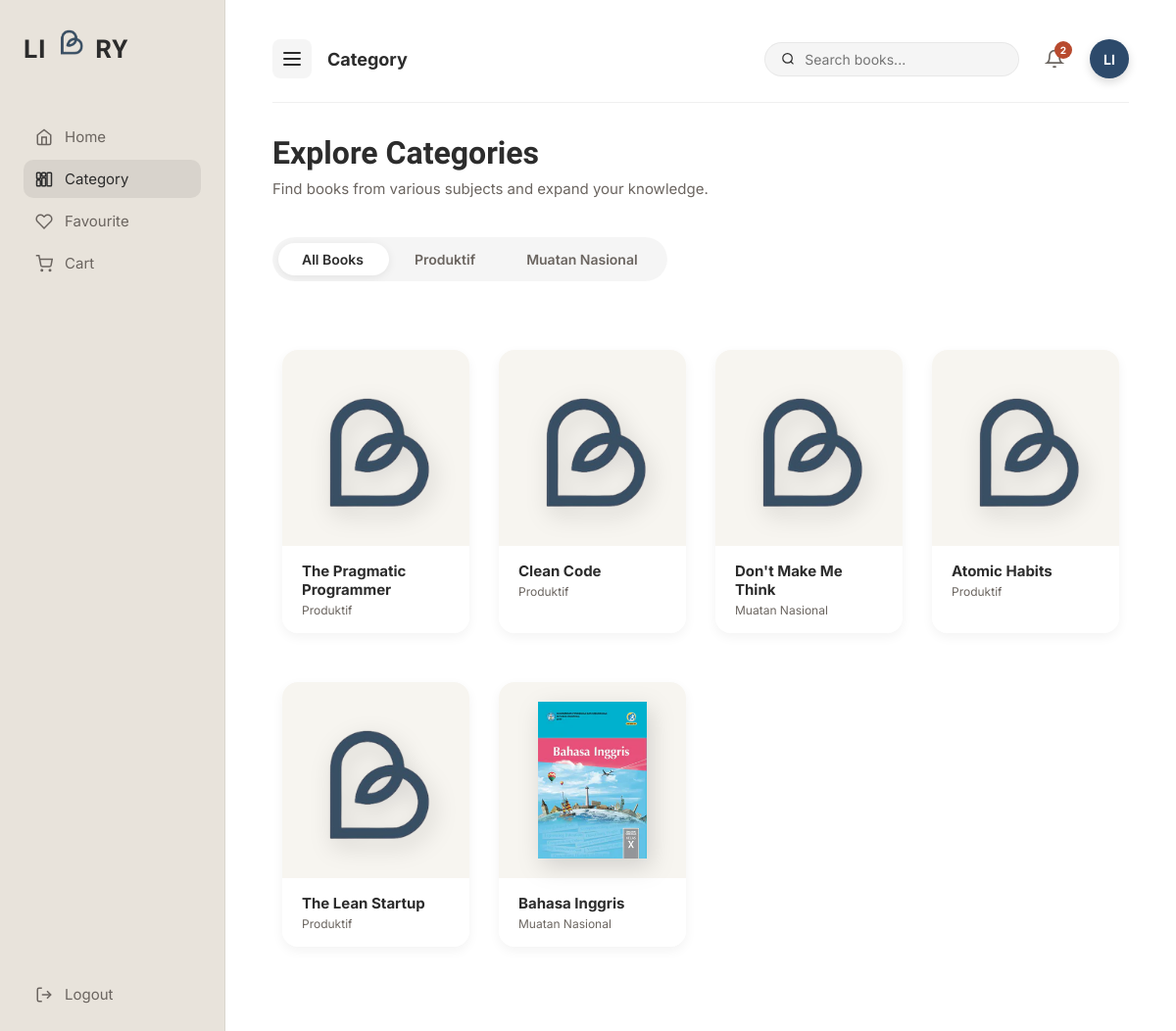
Page /page/shop.php (signed in) on the committed database.
### tables this page shows
CREATE TABLE IF NOT EXISTS `categories` (
  `id` int(11) NOT NULL AUTO_INCREMENT,
  `name` varchar(100) NOT NULL,
  PRIMARY KEY (`id`)
);

CREATE TABLE IF NOT EXISTS `books` (
  `id` int(11) NOT NULL AUTO_INCREMENT,
  `title` varchar(255) NOT NULL,
  `author` varchar(100) NOT NULL,
  `description` text DEFAULT NULL,
  `price` decimal(10,2) NOT NULL DEFAULT 0.00,
  `cover_image` varchar(255) DEFAULT 'logo.png',
  `content` longtext DEFAULT NULL,
  `publisher` varchar(150) DEFAULT NULL,
  `publication_date` date DEFAULT NULL,
  `category_id` int(11) DEFAULT NULL,
  `created_at` timestamp NOT NULL DEFAULT current_timestamp(),
  PRIMARY KEY (`id`),
  KEY `category_id` (`category_id`),
  CONSTRAINT `fk_book_category` FOREIGN KEY (`category_id`) REFERENCES `categories` (`id`) ON DELETE SET NULL
);

### page/shop.php (the view, shortened to what this page needs)
<?php
$books = [];
$categories = [];
$cat_map = [];
if (file_exists('../config/koneksi.php')) {
    require_once '../config/koneksi.php';
    if (isset($conn) && !$conn->connect_error) {
        $cat_res = $conn->query("SELECT * FROM categories");
        if ($cat_res) {
            while($c = $cat_res->fetch_assoc()) {
                $categories[] = $c;
                $cat_map[$c['id']] = $c['name'];
            }
        }
        $result = $conn->query("SELECT * FROM books");
        if ($result) {
            while($row = $result->fetch_assoc()) {
                $books[] = $row;
            }
        }
    }
}
?>
<!DOCTYPE html>
<html lang="en">
<head>
  <link rel="stylesheet" href="../styles.css">
</head>
<body>
  <div class="page sidebar-layout active" id="page-shop">
    <?php include '../components/sidebar.php'; ?>
    <main class="main-content">
      <?php include '../components/top_navbar.php'; ?>
      <div class="welcome-banner">
        <h1 class="dashboard-title" style="font-family: 'Hammersmith One', sans-serif; font-size: 32px; color: var(--dark); margin-bottom: 8px;">Explore Categories</h1>
        <p class="welcome-subtext">Find books from various subjects and expand your knowledge.</p>
      </div>
      <div class="filter-pills" id="shop-pills" style="position: relative; display: inline-flex; background: rgba(0,0,0,0.04); padding: 6px; border-radius: 99px; gap: 4px; margin-bottom: 40px; overflow-x: auto; scrollbar-width: none;">
        <div class="pill-indicator"></div>
        <button class="pill active" onclick="filterCategory('All', this)">All Books</button>
        <?php foreach($categories as $cat): ?>
            <button class="pill" onclick="filterCategory('<?php echo htmlspecialchars($cat['name']); ?>', this)"><?php echo htmlspecialchars($cat['name']); ?></button>
        <?php endforeach; ?>
      </div>
      <div class="category-grid">
        <?php if (!empty($books)): ?>
            <?php foreach($books as $book):
                $cat_name = $cat_map[$book['category_id']] ?? 'General Knowledge';
            ?>
            <div class="cat-card" data-category="<?php echo htmlspecialchars($cat_name); ?>" data-title="<?php echo htmlspecialchars($book['title']); ?>" onclick="window.location.href='detail.php?id=<?php echo $book['id']; ?>'">
              <div class="cat-card-img-wrap">
                <img src="../asset/<?php echo htmlspecialchars($book['cover_image'] ?? ''); ?>" alt="Book Cover" onerror="this.src='../asset/logo.png'">
              </div>
              <div class="cat-card-info">
                <div class="cat-card-title"><?php echo htmlspecialchars($book['title']); ?></div>
                <div class="cat-card-cat"><?php echo htmlspecialchars($cat_name); ?></div>
              </div>
            </div>
            <?php endforeach; ?>
        <?php endif; ?>
      </div>
    </main>
  </div>
</body>
</html>

### components/sidebar.php (shortened to what this page needs)
<?php
$current_page = basename($_SERVER['PHP_SELF']);
?>
<aside class="sidebar" id="main-sidebar">
  <div class="sidebar-logo" onclick="window.location.href='../index.php'">
    <span class="sidebar-logo-text">LI<img src="../asset/logo.png" alt="logo" />RY</span>
  </div>
  <nav class="sidebar-nav">
    <a class="<?php echo ($current_page == 'dashboard.php') ? 'active' : ''; ?>" onclick="window.location.href='dashboard.php'">
      <svg fill="none" stroke="currentColor" stroke-width="2" viewBox="0 0 24 24"><path d="M3 9l9-7 9 7v11a2 2 0 01-2 2H5a2 2 0 01-2-2z" /><polyline points="9 22 9 12 15 12 15 22" /></svg>Home
    </a>
    <a class="<?php echo ($current_page == 'shop.php') ? 'active' : ''; ?>" onclick="window.location.href='shop.php'">
      Category
    </a>
    <a class="<?php echo ($current_page == 'favourite.php') ? 'active' : ''; ?>" onclick="window.location.href='favourite.php'">
      <svg fill="none" stroke="currentColor" stroke-width="2" viewBox="0 0 24 24"><path d="M20.84 4.61a5.5 5.5 0 00-7.78 0L12 5.67l-1.06-1.06a5.5 5.5 0 00-7.78 7.78l1.06 1.06L12 21.23l7.78-7.78 1.06-1.06a5.5 5.5 0 000-7.78z" /></svg>Favourite
    </a>
    <a class="<?php echo ($current_page == 'cart.php') ? 'active' : ''; ?>" onclick="window.location.href='cart.php'">
      <svg fill="none" stroke="currentColor" stroke-width="2" viewBox="0 0 24 24"><circle cx="9" cy="21" r="1" /><circle cx="20" cy="21" r="1" /><path d="M1 1h4l2.68 13.39a2 2 0 002 1.61h9.72a2 2 0 002-1.61L23 6H6" /></svg>Cart
    </a>
    <a class="sidebar-contact" onclick="window.location.href='logout.php'">
      <svg fill="none" stroke="currentColor" stroke-width="2" viewBox="0 0 24 24"><path d="M9 21H5a2 2 0 01-2-2V5a2 2 0 012-2h4" /><polyline points="16 17 21 12 16 7" /><line x1="21" y1="12" x2="9" y2="12" /></svg>Logout
    </a>
  </nav>
</aside>

### components/top_navbar.php (shortened to what this page needs)
<?php
$page_title = "Home";
$current_file = basename($_SERVER['PHP_SELF']);
if ($current_file == 'shop.php') $page_title = "Category";
else if ($current_file == 'favourite.php') $page_title = "Favourite";
else if ($current_file == 'cart.php') $page_title = "Cart";
?>
<nav class="top-navbar">
  <div class="nav-left">
    <div class="menu-toggle" onclick="toggleSidebar()">
      <svg width="24" height="24" fill="none" stroke="currentColor" stroke-width="2" stroke-linecap="round" viewBox="0 0 24 24"><path d="M4 6h16M4 12h16M4 18h16" /></svg>
    </div>
    <span class="nav-title"><?php echo $page_title; ?></span>
  </div>
  <div class="nav-right">
    <div class="search-dash" style="position: relative;">
      <svg width="16" height="16" fill="none" stroke="currentColor" stroke-width="2" viewBox="0 0 24 24"><circle cx="11" cy="11" r="8" /><path d="m21 21-4.35-4.35" /></svg>
      <input type="text" id="dash-search" placeholder="Search books..." autocomplete="off" oninput="globalSearch(this.value)" onfocus="globalSearch(this.value)" />
    </div>
<?php
  $notifications = isset($_SESSION['notifications']) ? $_SESSION['notifications'] : [];
  $notif_count = count($notifications);
?>
    <div class="nav-notif" style="position: relative;" onclick="toggleNotifDropdown(event)">
      <button class="nav-icon-btn">
        <svg width="20" height="20" fill="none" stroke="currentColor" stroke-width="2" viewBox="0 0 24 24"><path d="M18 8A6 6 0 006 8c0 7-3 9-3 9h18s-3-2-3-9M13.73 21a2 2 0 01-3.46 0"/></svg>
        <?php if ($notif_count > 0): ?>
        <span id="notif-badge" style="position: absolute; top: 2px; right: 2px; min-width: 18px; height: 18px; background: var(--rust); border-radius: 50%; font-family: 'Inter', sans-serif; font-size: 10px; font-weight: 700; color: white; display: flex; align-items: center; justify-content: center; padding: 0 4px;"><?php echo $notif_count; ?></span>
        <?php endif; ?>
      </button>
    </div>
    <div class="nav-profile" style="position: relative;" onclick="toggleProfileDropdown(event)">
      <?php
        $nav_initials = isset($_SESSION['name']) ? strtoupper(substr($_SESSION['name'], 0, 2)) : 'US';
        $nav_pic = isset($_SESSION['profile_pic']) && !empty($_SESSION['profile_pic']) ? '../asset/' . $_SESSION['profile_pic'] : '';
      ?>
      <div class="avatar" style="cursor: pointer; <?php if($nav_pic) echo "background-image: url('$nav_pic'); background-size: cover; background-position: center; color: transparent;"; ?>"><?php echo $nav_initials; ?></div>
    </div>
  </div>
</nav>

### page/shop.php (style rules this page uses)
#page-shop { display: flex !important; }

### rows in the picture
categories: name "Produktif"
categories: name "Muatan Nasional"
books: cover_image (picture), title "The Pragmatic Programmer", category "Produktif"
books: cover_image (picture), title "Clean Code", category "Produktif"
books: cover_image (picture), title "Don't Make Me Think", category "Muatan Nasional"
books: cover_image (picture), title "Atomic Habits", category "Produktif"
books: cover_image (picture), title "The Lean Startup", category "Produktif"
books: cover_image (picture), title "Bahasa Inggris", category "Muatan Nasional"

### other values in the picture
$page_title "Category"
$notif_count "2"
$nav_initials "LI"
